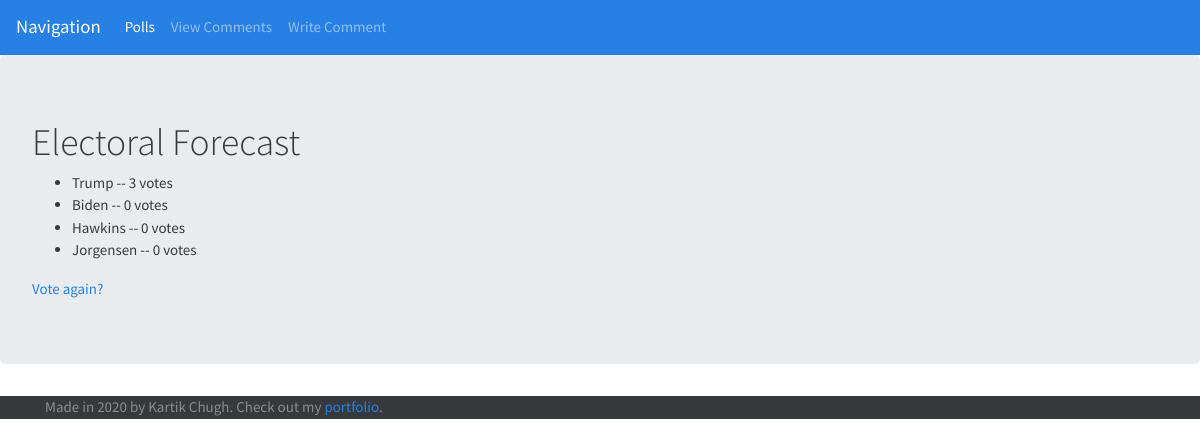
The app's page /polls/2/results/ with its own data.
### polls/models.py (models this page shows, shortened)
class Question(models.Model):
    question_text = models.CharField(max_length=200)
    pub_date = models.DateTimeField('date published')
    def was_published_recently(self):
        now = timezone.now()
        return now >= self.pub_date >= now - datetime.timedelta(days=1)
    was_published_recently.admin_order_field = 'pub_date'
    was_published_recently.boolean = True
    was_published_recently.short_description = 'Published recently?'

class Choice(models.Model):
    question = models.ForeignKey(Question, on_delete=models.CASCADE)
    choice_text = models.CharField(max_length=200)
    votes = models.IntegerField(default=0)

### polls/views.py (the view)
# urls.py: path('<int:pk>/results/', views.ResultsView.as_view(), name='results'),
class ResultsView(generic.DetailView):
    model = Question
    template_name = 'polls/results.html'

### polls/templates/polls/results.html (shortened to what this page needs)
<link rel="stylesheet" href="https://stackpath.bootstrapcdn.com/bootstrap/4.3.1/css/bootstrap.min.css">
<link rel="stylesheet" href="https://bootswatch.com/4/cosmo/bootstrap.css" media="screen">
<link href="https://getbootstrap.com/docs/4.1/examples/sticky-footer/sticky-footer.css" rel="stylesheet">
<nav class="navbar navbar-expand-lg navbar-dark bg-primary">
    <a class="navbar-brand" href="#">Navigation</a>
    <div class="collapse navbar-collapse" id="navbarColor01">
      <ul class="navbar-nav mr-auto">
        <li class="nav-item active">
          <a class="nav-link" href="{% url 'polls:index' %}">Polls <span class="sr-only">(current)</span></a>
        </li>
        <li class="nav-item">
          <a class="nav-link" href="{% url 'polls:comments_list' %}">View Comments</a>
        </li>
        <li class="nav-item">
          <a class="nav-link" href="{% url 'polls:comments' %}">Write Comment</a>
        </li>
      </ul>
    </div>
  </nav>
  <div class="jumbotron">
<h1>{{ question.question_text }}</h1>
<ul>
{% for choice in question.choice_set.all %}
    <li>{{ choice.choice_text }} -- {{ choice.votes }} vote{{ choice.votes|pluralize }}</li>
{% endfor %}
</ul>
<a href="{% url 'polls:detail' question.id %}">Vote again?</a>
</div>
<footer class="footer navbar-dark bg-dark">
    <div class="container">
      <span class="text-muted">Made in 2020 by Kartik Chugh. Check out my <a href="https://github.com/KartikChugh">portfolio</a>.</span>
    </div>
</footer>

### records on screen
Question: question_text "Electoral Forecast"
Choice: choice_text "Trump", votes "3"
Choice: choice_text "Biden", votes "0"
Choice: choice_text "Hawkins", votes "0"
Choice: choice_text "Jorgensen", votes "0"
